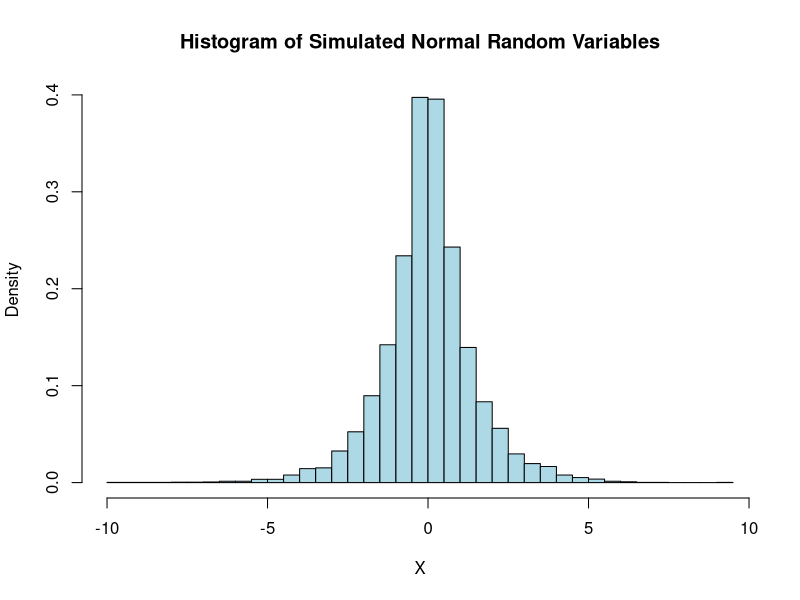

Write the R code that produced this figure.
c <- 1
xi <- 1
mu <- c/xi
lambda <- c / xi^3

generate_geo <- function(n){
  U <- runif(n)
  samples <- -log(U)
  
  return(samples)
}

generate_noraml <- function(n){
  repeat{
    Y1 = generate_geo(n)
    Y2 = generate_geo(n)
    print(1)
    if( any(Y2 >= (Y1-1)^2 / 2) ){
      Z <- Y1
      break
    }
  }
  U = runif(n)
  for(i in 1:n){
    if(U[i] <= 0.5){
      Z[i] = -Z[i]
    }
  }
  return(Z)
}
n <- 10000
normal <- generate_noraml(n)

hist(normal, breaks = 50, probability = TRUE, 
     main = "Histogram of Simulated Normal Random Variables",
     xlab = "X", col = "lightblue", border = "black")


